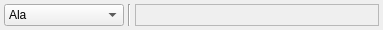
<?xml version="1.0" encoding="UTF-8"?>
<ui version="4.0">
 <class>InputModifierManagerUI</class>
 <widget class="QWidget" name="InputModifierManagerUI">
  <property name="geometry">
   <rect>
    <x>0</x>
    <y>0</y>
    <width>383</width>
    <height>28</height>
   </rect>
  </property>
  <property name="sizePolicy">
   <sizepolicy hsizetype="Preferred" vsizetype="Preferred">
    <horstretch>0</horstretch>
    <verstretch>0</verstretch>
   </sizepolicy>
  </property>
  <layout class="QHBoxLayout" name="horizontalLayout" stretch="1,0,4">
   <property name="spacing">
    <number>4</number>
   </property>
   <property name="margin">
    <number>4</number>
   </property>
   <item>
    <widget class="QComboBox" name="cmbInSel">
     <property name="minimumSize">
      <size>
       <width>120</width>
       <height>0</height>
      </size>
     </property>
     <property name="sizeIncrement">
      <size>
       <width>0</width>
       <height>0</height>
      </size>
     </property>
     <property name="baseSize">
      <size>
       <width>0</width>
       <height>0</height>
      </size>
     </property>
     <property name="mouseTracking">
      <bool>true</bool>
     </property>
     <property name="toolTip">
      <string>TOOLTIP\</string>
     </property>
     <property name="statusTip">
      <string>DUPA</string>
     </property>
     <property name="editable">
      <bool>false</bool>
     </property>
     <property name="duplicatesEnabled">
      <bool>true</bool>
     </property>
     <property name="modelColumn">
      <number>0</number>
     </property>
     <item>
      <property name="text">
       <string extracomment="ALICJA">Ala</string>
      </property>
     </item>
     <item>
      <property name="text">
       <string extracomment="Kocicja">Kot</string>
      </property>
     </item>
    </widget>
   </item>
   <item>
    <widget class="Line" name="line">
     <property name="orientation">
      <enum>Qt::Vertical</enum>
     </property>
    </widget>
   </item>
   <item>
    <widget class="QFrame" name="outCtrlFrame">
     <property name="frameShape">
      <enum>QFrame::StyledPanel</enum>
     </property>
     <property name="frameShadow">
      <enum>QFrame::Raised</enum>
     </property>
    </widget>
   </item>
  </layout>
  <action name="actInHelp">
   <property name="icon">
    <iconset resource="../resources.qrc">
     <normaloff>:/buttons/16/res/16/dialog-information.png</normaloff>:/buttons/16/res/16/dialog-information.png</iconset>
   </property>
   <property name="text">
    <string>Input Method Help</string>
   </property>
   <property name="toolTip">
    <string>See info for selected input method</string>
   </property>
  </action>
  <action name="actInConf">
   <property name="icon">
    <iconset resource="../resources.qrc">
     <normaloff>:/buttons/16/res/16/configure.png</normaloff>:/buttons/16/res/16/configure.png</iconset>
   </property>
   <property name="text">
    <string>Input Config</string>
   </property>
   <property name="toolTip">
    <string>Additional input method settings</string>
   </property>
  </action>
  <action name="actInSend">
   <property name="icon">
    <iconset resource="../resources.qrc">
     <normaloff>:/buttons/22/res/return.png</normaloff>:/buttons/22/res/return.png</iconset>
   </property>
   <property name="text">
    <string>Send</string>
   </property>
   <property name="toolTip">
    <string>Send data</string>
   </property>
  </action>
  <action name="actShowInHist">
   <property name="icon">
    <iconset resource="../resources.qrc">
     <normaloff>:/buttons/16/res/16/arrow-down-double.png</normaloff>:/buttons/16/res/16/arrow-down-double.png</iconset>
   </property>
   <property name="text">
    <string>History</string>
   </property>
   <property name="toolTip">
    <string>Show history </string>
   </property>
  </action>
  <action name="actShowMacros">
   <property name="icon">
    <iconset resource="../resources.qrc">
     <normaloff>:/buttons/16/res/16/arrow-left-double.png</normaloff>:/buttons/16/res/16/arrow-left-double.png</iconset>
   </property>
   <property name="text">
    <string>Macros</string>
   </property>
  </action>
 </widget>
 <resources>
  <include location="../resources.qrc"/>
 </resources>
 <connections/>
</ui>
